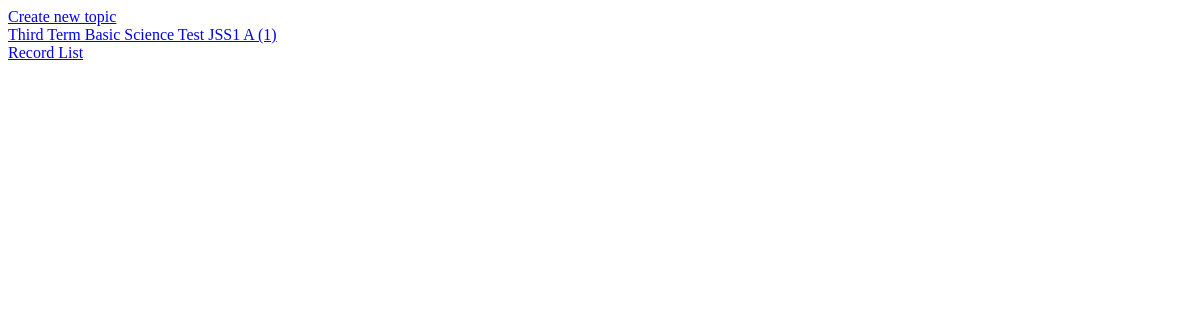
Page /history on the earlier database version.
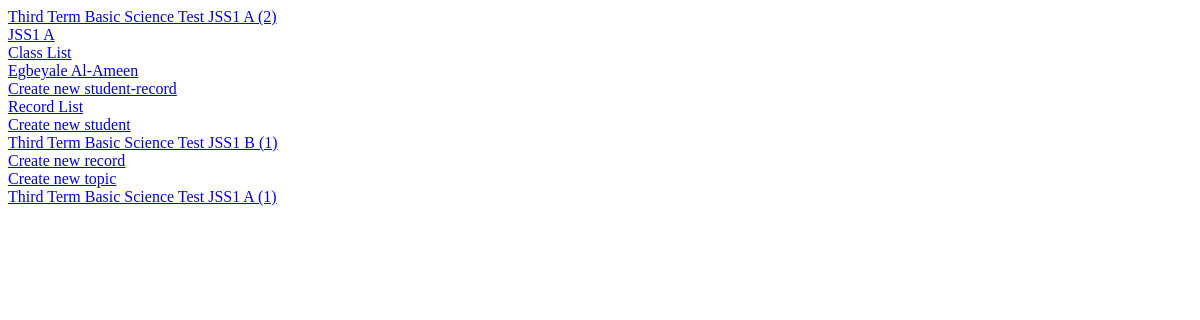
Same page on the later database version.
### record/models.py (models this page shows, shortened)
class History(models.Model):
  title = models.CharField(max_length=1000000,null=True,blank=True)
  url = models.URLField(null=True,blank=True)
  time = models.DateTimeField(auto_now_add=True,null=True,blank=True)

### record/views.py (the view)
# urls.py: path('history',historyView,name="historyView"),
def historyView(request):
    history = History.objects.all().order_by('-time')
    return render(request,'history.html',dict(history=history))

### templates/history.html
<div>
{%for hist in history%}
<div class="row p-2">
	<div class="col border-start"> <a href='{{hist.url}}' class="no-decoration"> {{hist.title}} </a> </div>
</div>
{%endfor%}
</div>

Differences in the rows shown:
added History: title "Third Term Basic Science Test JSS1 A (2)"
added History: title "JSS1 A"
added History: title "Class List"
added History: title "Egbeyale Al-Ameen"
added History: title "Create new student-record"
changed History "Record List": moves up the list
added History: title "Create new student"
added History: title "Third Term Basic Science Test JSS1 B (1)"
added History: title "Create new record"
